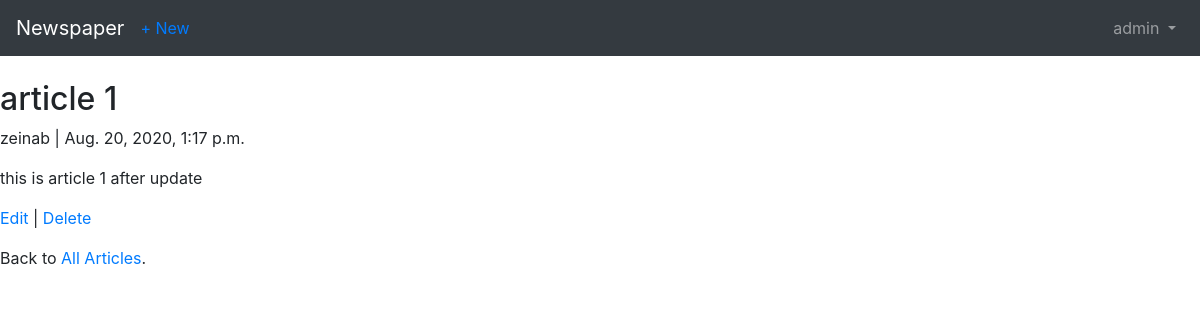
Screenshot of /articles/1/ (signed in) with the database file from the repository.
### users/models.py (models this page shows)
class CustomUser(AbstractUser):
    age = models.PositiveIntegerField(null=True,blank=True)

### articles/models.py (models this page shows, shortened)
class Artical(models.Model):
    title = models.CharField(max_length=255)
    body = models.TextField()
    date = models.DateTimeField(auto_now_add=True)
    author = models.ForeignKey(get_user_model(),on_delete=models.CASCADE)

### articles/views.py (the view)
# urls.py: path("<int:pk>/",ArticleDetailView.as_view(),name="article_detail"),
class ArticleDetailView(LoginRequiredMixin,DetailView):
    model = Artical
    template_name="article_detail.html"
    login_url = "login"

### templates/article_detail.html
{% extends 'base.html' %}
{% block content %}
    <div class="article-entry">
        <h2>{{ object.title }}</h2>
        <p>{{ object.author}} | {{ object.date }}</p>
        <p>{{ object.body }}</p>
    </div>
    <p><a href="{% url 'article_edit' article.pk %}">Edit</a> |
        <a href="{% url 'article_delete' article.pk %}">Delete</a>
    </p>
    <p>Back to <a href="{% url 'article_list' %}">All Articles</a>.</p>
{% endblock content %}

### templates/base.html (shortened to what this page needs)
<!DOCTYPE html>
<html lang="en">
<head>
    <link rel="stylesheet" href="https://stackpath.bootstrapcdn.com/bootstrap/4.1.3/css/bootstrap.min.css">
</head>
<body>
    <nav class="navbar navbar-expand-md navbar-dark bg-dark mb-4">
      <a class="navbar-brand" href="{% url 'home' %}">Newspaper</a>
         {% if user.is_authenticated %}
         <ul class="navbar-nav mr-auto">
           <li class="nav-item"><a href="{% url 'article_new' %}">+ New</a> </li>
         </ul>
         {% endif %}
      <div class="collapse navbar-collapse" id="navbarCollapse">
        {% if user.is_authenticated %}
          <ul class="navbar-nav ml-auto">
            <li class="nav-item">
              <a class="nav-link dropdown-toggle" href="#" id="userMenu" data-toggle="dropdown" aria-haspopup="true" aria-expanded="false">
                {{ user.username }}
              </a>
            </li>
          </ul>
        {% endif %}
      </div>
    </nav>
    <div>
        {% block content %}
        {% endblock content %}
    </div>
</body>
</html

### rows the page displays
CustomUser: username "admin"
Artical: title "article 1", author "zeinab", date "Aug. 20, 2020, 1:17 p.m.", body "this is article 1 after update"
